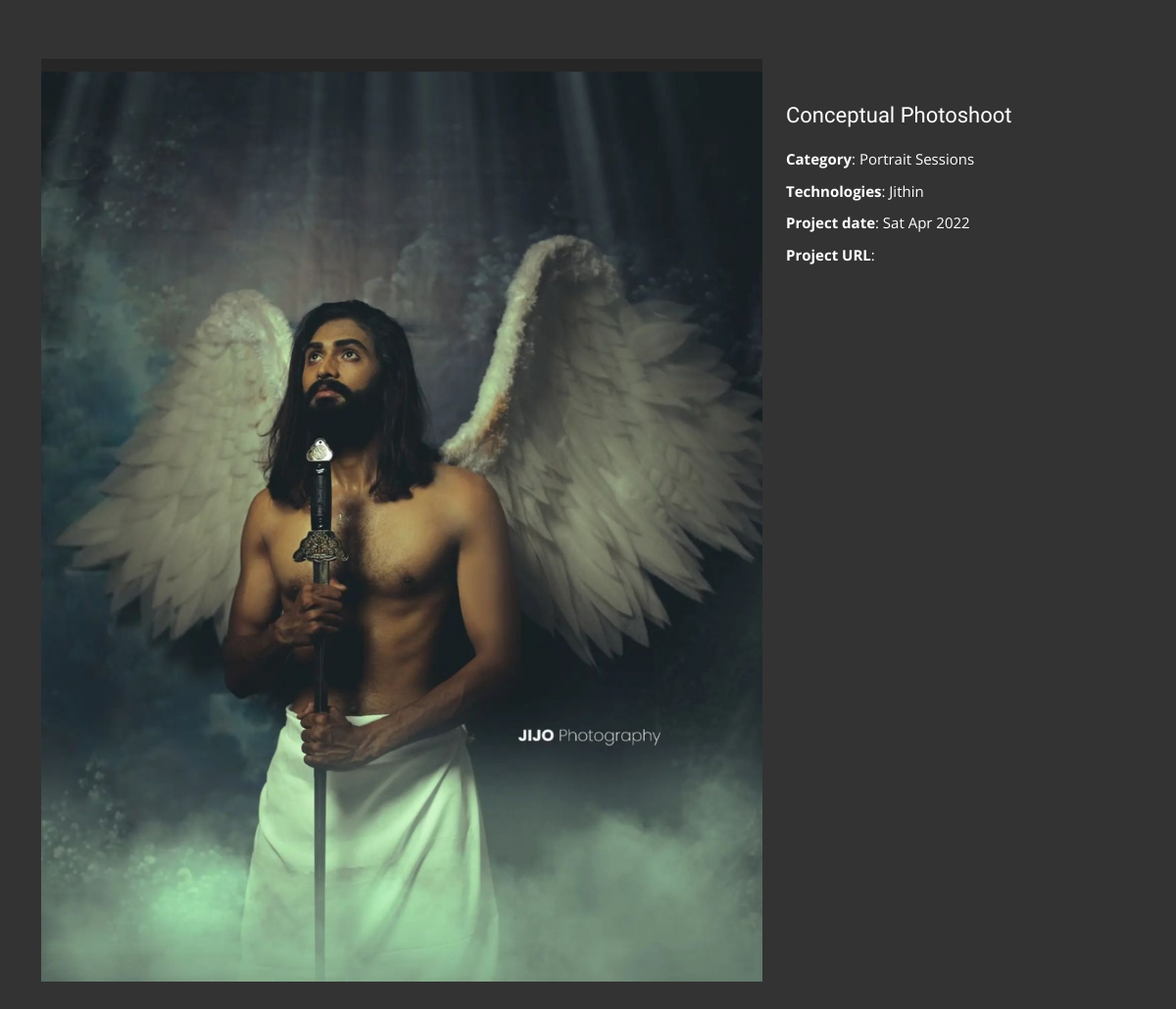
Before: /portfolio-details.php?id=2 with the older database file.
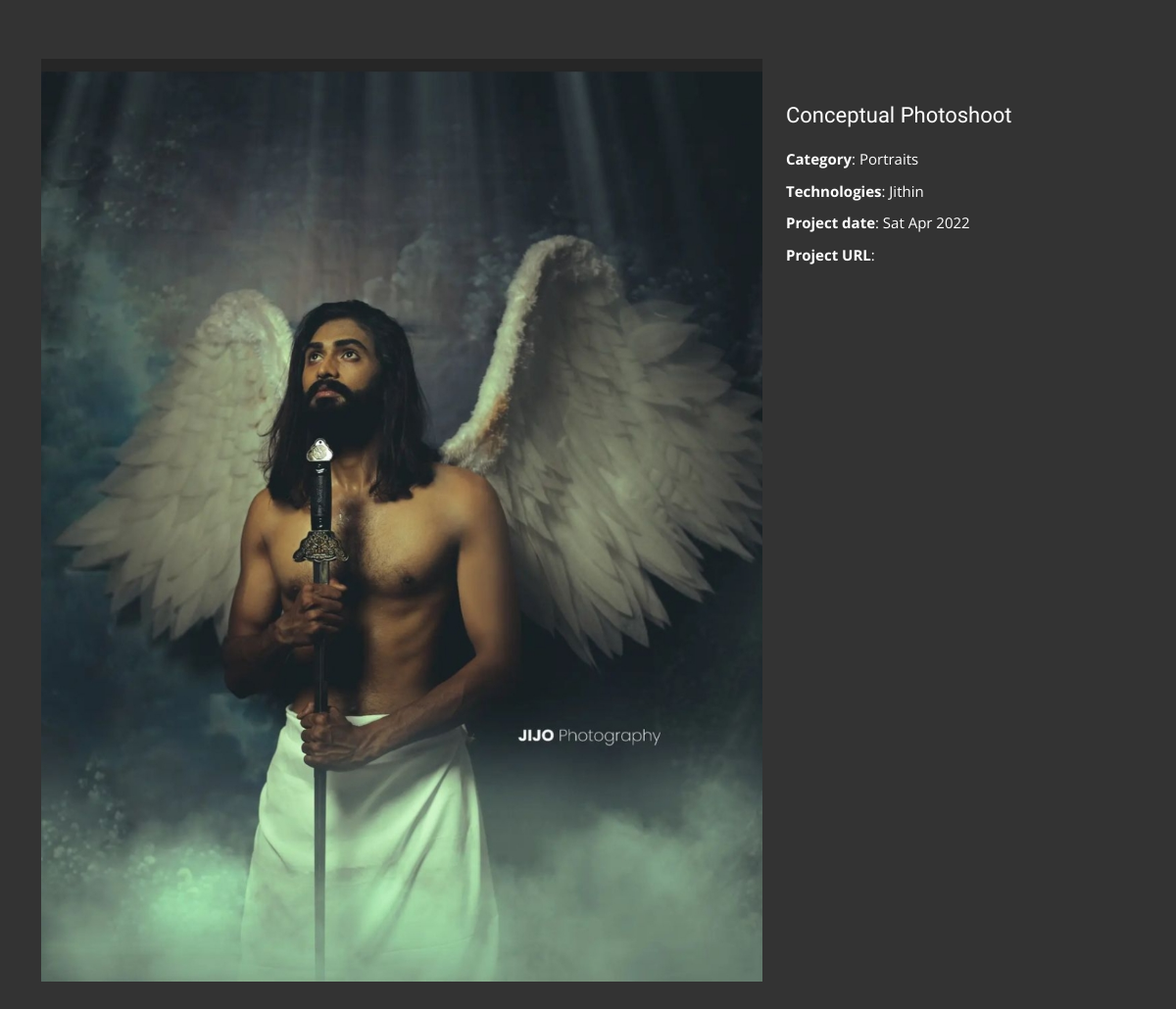
After: the same page with the newer database file.
### tables this page shows
CREATE TABLE `portfolio` (
  `id` int(11) NOT NULL,
  `title` varchar(255) NOT NULL,
  `category` varchar(255) NOT NULL,
  `client` varchar(255) NOT NULL,
  `project_date` date NOT NULL,
  `url` varchar(255) NOT NULL,
  `text` text NOT NULL,
  `image` varchar(255) NOT NULL
);

CREATE TABLE `category` (
  `id` int(11) NOT NULL,
  `name` varchar(255) NOT NULL
);

### portfolio-details.php (the view, shortened to what this page needs)
<?php require('connection/db_connection.php'); ?>
<!DOCTYPE html>
<html lang="en">
<head>
    <link href="assets/vendor/bootstrap/css/bootstrap.min.css" rel="stylesheet">
    <link href="assets/vendor/bootstrap-icons/bootstrap-icons.css" rel="stylesheet">
    <link href="assets/vendor/boxicons/css/boxicons.min.css" rel="stylesheet">
    <link href="assets/vendor/glightbox/css/glightbox.min.css" rel="stylesheet">
    <link href="assets/vendor/remixicon/remixicon.css" rel="stylesheet">
    <link href="assets/vendor/swiper/swiper-bundle.min.css" rel="stylesheet">
    <link href="assets/css/style.css" rel="stylesheet">
</head>
<body>
    <?php
if(isset($_GET['id'])){
  $id = $_GET['id'];
  $sql = "SELECT * FROM `portfolio` WHERE `portfolio`.`id` = $id";
  $result = mysqli_query($db, $sql);
  $data = mysqli_fetch_assoc($result);
  $category = $data['category'];
  $category_sql = "SELECT * FROM `category` WHERE `category`.`id`='$category'";
  $category_result = mysqli_query($db, $category_sql);
  $category_data = mysqli_fetch_assoc($category_result);
}
?>
    <main id="main">
        <div id="portfolio-details" class="portfolio-details">
            <div class="container">
                <div class="row">
                    <div class="col-lg-8">
                        <div class="portfolio-details-slider swiper">
                            <div class="swiper-wrapper align-items-center">
                                <div id="project-image">
                                    <img src="images/<?=$data['image']?>" alt=""  style="width: 100%;">
                                </div>
                            </div>
                        </div>
                    </div>
                    <div class="col-lg-4 portfolio-info">
                        <h3><?=$data['title']?></h3>
                        <ul>
                            <li><strong>Category</strong>: <?=$category_data['name']?></li>
                            <li><strong>Technologies</strong>: <?=$data['client']?></li>
                            <li><strong>Project date</strong>: <?php echo date('D M Y', strtotime($data['project_date']))?></li>
                            <li><strong>Project URL</strong>: <a href="<?=$data['url']?>" target="_blank"><?=$data['url']?></a></li>
                        </ul>
                        <p>
                        </p>
                    </div>
                </div>
            </div>
        </div>
    </main>
    <link rel="stylesheet" href="assets/vendor/glightbox/css/glightbox.min.css">
</body>
</html>

### assets/css/style.css (style rules this page uses)
body { font-family: "Open Sans", sans-serif; background-color: #040404; color: #fff; position: relative; background: transparent; background-image: url('../img2/main.jpg'); background-size: cover; background-position: center; background-repeat: no-repeat; background-attachment: fixed; height: 100vh; margin: 0; padding: 0; }
body::before { content: ""; position: fixed; background-size: cover; left: 0; right: 0; top: 0; height: 100vh; z-index: -1; }
@media (min-width: 1024px) { body::before { background-attachment: fixed; } }
h1, h2, h3, h4, h5, h6 { font-family: "Raleway", sans-serif; }
.portfolio-details { padding-top: 40px; background: rgba(0, 0, 0, 0.8); position: fixed; left: 0; right: 0; top: 0; bottom: 0; overflow-y: auto; }
.portfolio-details .container { padding-top: 20px; padding-bottom: 40px; }
.portfolio-details .portfolio-info { padding-top: 45px; }
.portfolio-details .portfolio-info h3 { font-size: 22px; font-weight: 400; margin-bottom: 20px; }
.portfolio-details .portfolio-info ul { list-style: none; padding: 0; font-size: 15px; }
.portfolio-details .portfolio-info ul li+li { margin-top: 10px; }
.portfolio-details .portfolio-info p { font-size: 15px; padding: 15px 0 0 0; }

Changed rows visible on the page:
changed category: name "Portrait Sessions" → "Portraits"
